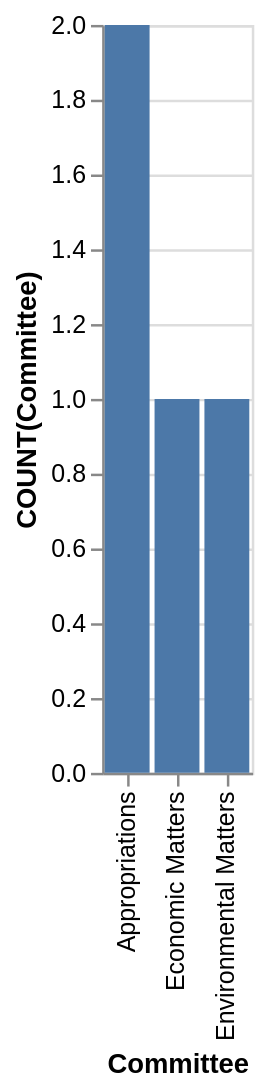

Vega-Lite specification stored for this chart:
### Vega-Lite specification from a JSON file in a GitHub repository (floating-point values rounded to 4 significant figures)
{"data": {"values": [{"x_data": "Appropriations", "y_data": 2}, {"x_data": "Economic Matters", "y_data": 1}, {"x_data": "Environmental Matters", "y_data": 1}]}, "mark": "bar", "encoding": {"x": {"field": "x_data", "type": "nominal", "title": "Committee", "sort": "ascending"}, "y": {"field": "y_data", "type": "quantitative", "title": "COUNT(Committee)"}}}
